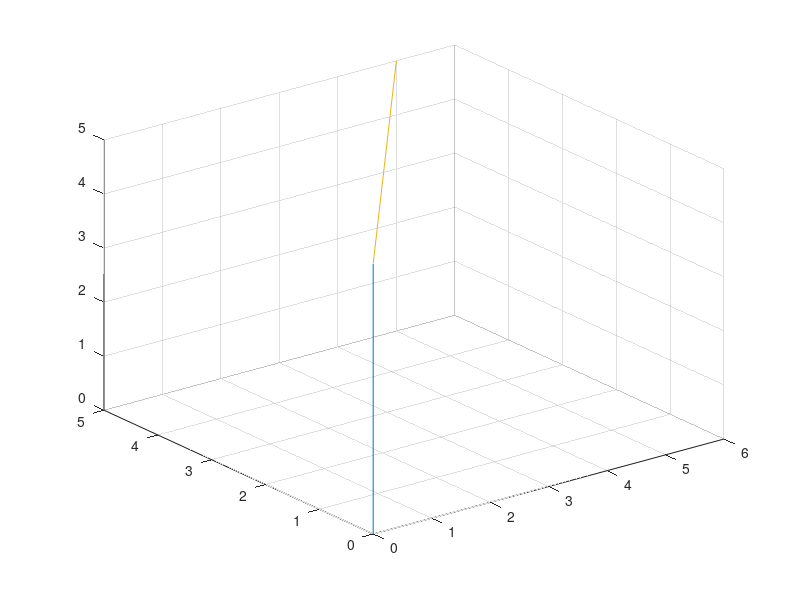

Recreate this plot in MATLAB.
%% IR Lab #11

%% Task 1

al1 = input('al1: ');
al2 = input('al2: ');

x = input('x: ');
y = input('y: ');

D = (x^2 + y^2 - al1^2 -al2^2)/(2*al1*al2);

th2 = acosd(D);
th1 = atan2d(y,x) - atan2d((al2*sind(th2)),(al1+al2*cosd(th2)));

x0 = 0;
y0 = 0;

x1 = al1*cosd(th1);
y1 = al1*sind(th1);

x2 = al1*cosd(th1) + al2*cosd(th1 + th2);
y2 = al1*sind(th1) + al2*sind(th1 + th2);

figure, plot([x0,x1],[y0,y1],[x1,x2],[y1,y2]);

%% Task 2

xc = input('x: ');
yc = input('y: ');
zc = input('z: ');

d1 = input('d1: ');
d2 = input('d2: ');

th1 = atan2(yc,xc).*180/pi;
r = sqrt(xc.^2+yc.^2);          
s = zc - 5;
th2 = 90-(atan2(abs(s),abs(r)).*180/pi);
d3 = sqrt(r.^2+s.^2)-5;

a = [0 0 0];
al = [-90 90 0];
d = [d1 0 d2+d3];
th = [th1 th2 0];

A = zeros(4,4,3);

for i = 1:3
    A(:,:,i) = [cosd(th(i)) -sind(th(i))*cosd(al(i)) sind(th(i))*sind(al(i)) a(i)*cosd(th(i));
    sind(th(i)) cosd(th(i))*cosd(al(i)) -cosd(th(i))*sind(al(i)) a(i)*sind(th(i));
    0 sind(al(i)) cosd(al(i)) d(i); 0 0 0 1];
end

H = A(:,:,1)*A(:,:,2)*A(:,:,3);

x0 = 0;
y0 = 0;
z0 = 0;

B = A(:,:,1);
x1 = B(1,4);
y1 = B(2,4);
z1 = B(3,4);

C = A(:,:,1)*A(:,:,2);
x2 = C(1,4);
y2 = C(2,4);
z2 = C(3,4);

D = A(:,:,1)*A(:,:,2)*A(:,:,3);
x3 = D(1,4);
y3 = D(2,4);
z3 = D(3,4);

plot3([x0,x1],[y0,y1],[z0,z1],[x1,x2],[y1,y2],[z1,z2],[x2,x3],[y2,y3],[z2,z3]);
grid on;

%% Credits

% 
%  Made by:
%  Muhammad Abdlah
%  (2015-EE-166)
%